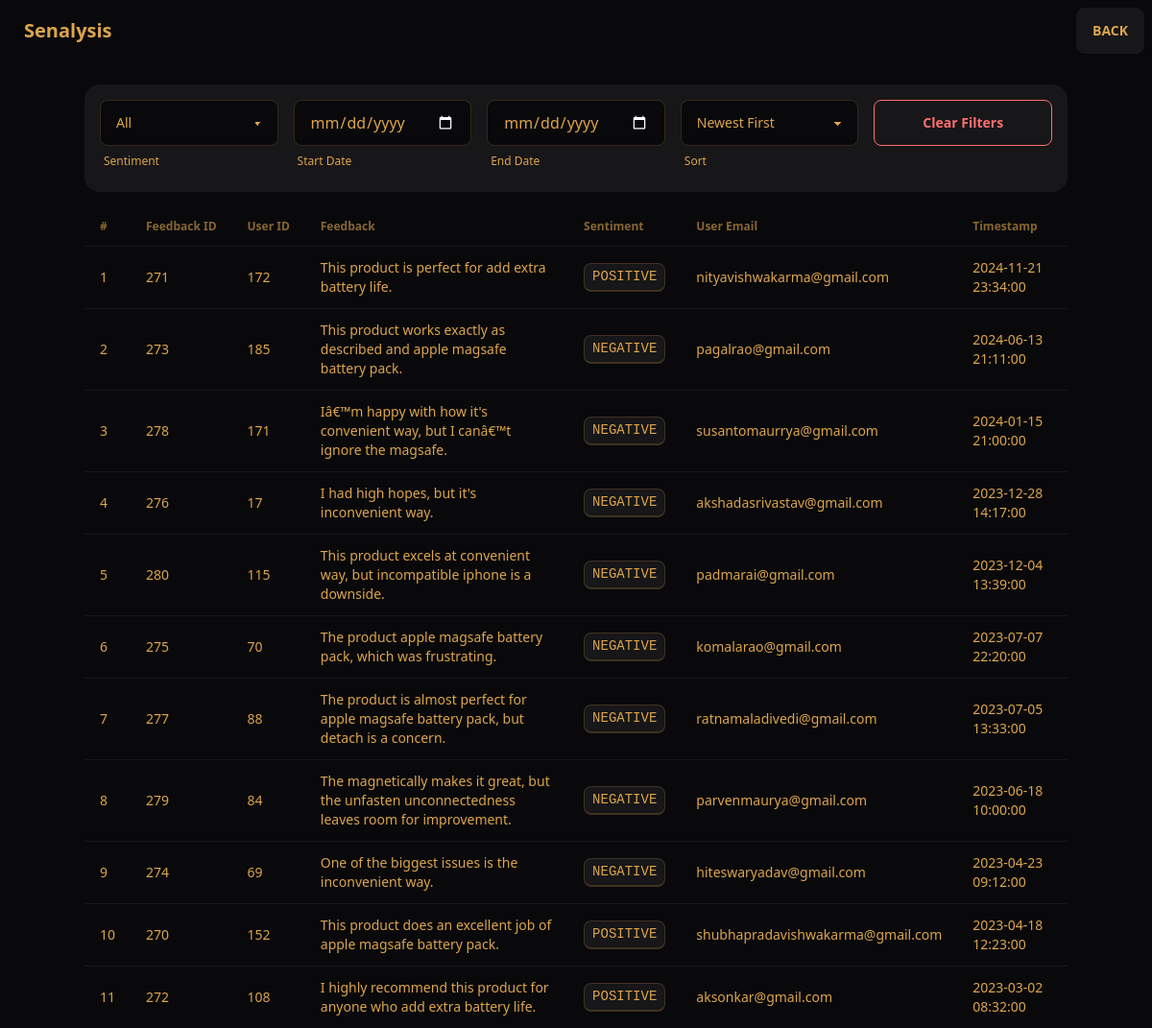
Screenshot of /feedbacks/43 with the database file from the repository.
### tables this page shows
CREATE TABLE "feedback" (
    fid INTEGER PRIMARY KEY AUTOINCREMENT,
    uid INTEGER,
    pid INTEGER,
    feedback TEXT,
    timestamp TEXT DEFAULT CURRENT_TIMESTAMP,
    sentiment TEXT,
    FOREIGN KEY (uid) REFERENCES users (uid),
    FOREIGN KEY (pid) REFERENCES products (pid)
);

CREATE TABLE users (
    uid INTEGER PRIMARY KEY AUTOINCREMENT,
    fname TEXT,
    lname TEXT,
    email TEXT,
    pwd TEXT,
    gender TEXT,
    height REAL,
    weight REAL,
    dob TEXT,
    state TEXT,
    city TEXT
);

### app.py (the view)
@app.route('/feedbacks/<pid>')
def feedbacks(pid):
    conn = get_db_connection()
    cursor = conn.cursor()
    cursor.execute("""
        SELECT f.fid, f.uid, f.feedback, f.sentiment, f.timestamp, u.email
        FROM feedback f
        JOIN users u ON f.uid = u.uid
        WHERE f.pid = ?
        ORDER BY f.timestamp DESC
    """, (pid,))
    feedbacks = cursor.fetchall()
    conn.close()
    return render_template('feedbacks.html', pid=pid, feedbacks=feedbacks)

### app.py (called while the page is built)
def get_db_connection():
    conn = sqlite3.connect(DATABASE)
    conn.row_factory = sqlite3.Row
    return conn

### templates/feedbacks.html (shortened to what this page needs)
{% extends "base.html" %}
{% block content %}
<div class="container mx-auto">
  <h2 class="text-2xl font-semibold text-center mb-6 bg-neutral text-white p-4 rounded-lg">
  </h2>
<div class="filters bg-base-200 p-4 rounded-box mb-4">
    <div class="grid grid-cols-5 gap-4">
      <div>
        <select id="sentiment-filter" class="select select-bordered w-full">
          <option value="all" selected>All</option>
        </select>
        <div class="label">
            <span class="label-text-alt">Sentiment</span>
          </div>
      </div>
      <div class="form-control w-full">
        <input id="start-date" type="date" class="input input-bordered w-full">
        <div class="label">
          <span class="label-text-alt">Start Date</span>
        </div>
      </div>
      <div class="form-control w-full">
        <input id="end-date" type="date" class="input input-bordered w-full">
        <div class="label">
          <span class="label-text-alt">End Date</span>
        </div>
      </div>
      <div>
        <select id="sort-order" class="select select-bordered w-full">
          <option value="desc" selected>Newest First</option>
        </select>
        <div class="label">
            <span class="label-text-alt">Sort</span>
          </div>
      </div>
      <div>
        <button id="clear-filters" class="btn btn-outline btn-error w-full">
          Clear Filters
        </button>
      </div>
    </div>
  </div>
  <table class="table w-full">
    <thead>
      <tr>
        <th>#</th>
        <th>Feedback ID</th>
        <th>User ID</th>
        <th>Feedback</th>
        <th>Sentiment</th>
        <th>User Email</th>
        <th>Timestamp</th>
      </tr>
    </thead>
    <tbody id="feedbacks-table">
      {% for feedback in feedbacks %}
      <tr>
        <td>{{ loop.index }}</td>
        <td>{{ feedback.fid }}</td>
        <td>{{ feedback.uid }}</td>
        <td>{{ feedback.feedback }}</td>
        <td>
          <kbd class="kbd">{{ feedback.sentiment }}</kbd>
        </td>
        <td>{{ feedback.email }}</td>
        <td>{{ feedback.timestamp }}</td>
      </tr>
      {% else %}
      <tr>
        <td colspan="7" class="text-center text-gray-600">
          No feedback submitted yet.
        </td>
      </tr>
      {% endfor %}
    </tbody>
  </table>
</div>
{% endblock %}

### templates/base.html (style rules this page uses)
:root { color-scheme: dark; --pc: 20% 0 0; --sc: 85.5163% 0.012821 261.069149; --ac: 87.3349% 0.010348 338.82597; --inc: 15.8122% 0.024356 237.133883; --suc: 15.6239% 0.038579 132.154381; --wac: 17.2255% 0.027305 102.89115; --erc: 14.3506% 0.035271 22.568916; --rounded-box: 1rem; --rounded-btn: 0.5rem; --rounded-badge: 1.9rem; --animation-btn: 0.25s; --animation-input: .2s; --btn-focus-scale: 0.95; --border-btn: 1px; --tab-border: 1px; --tab-radius: 0.5rem; --p: 100% 0 0; --s: 27.5815% 0.064106 261.069149; --a: 36.6744% 0.051741 338.82597; --n: 24.27% 0.057015 59.825019; --nc: 93.2033% 0.089631 90.861683; --b1: 14.0765% 0.004386 285.822869; --b2: 20.2191% 0.004211 308.22937; --b3: 29.8961% 0.003818 308.318612; --bc: 75.6879% 0.123666 76.890484; --in: 79.0612% 0.121778 237.133883; --su: 78.1197% 0.192894 132.154381; --wa: 86.1274% 0.136524 102.89115; --er: 71.7531% 0.176357 22.568916 }

### rows the page displays
feedback: fid "271", uid "172", feedback "This product is perfect for add extra battery life.", sentiment "POSITIVE", email "nityavishwakarma@gmail.com", timestamp "2024-11-21 23:34:00"
feedback: fid "273", uid "185", feedback "This product works exactly as described and apple magsafe battery pack.", sentiment "NEGATIVE", email "pagalrao@gmail.com", timestamp "2024-06-13 21:11:00"
feedback: fid "278", uid "171", feedback "Iâ€™m happy with how it's convenient way, but I canâ€™t ignore the magsafe.", sentiment "NEGATIVE", email "susantomaurrya@gmail.com", timestamp "2024-01-15 21:00:00"
feedback: fid "276", uid "17", feedback "I had high hopes, but it's inconvenient way.", sentiment "NEGATIVE", email "akshadasrivastav@gmail.com", timestamp "2023-12-28 14:17:00"
feedback: fid "280", uid "115", feedback "This product excels at convenient way, but incompatible iphone is a downside.", sentiment "NEGATIVE", email "padmarai@gmail.com", timestamp "2023-12-04 13:39:00"
feedback: fid "275", uid "70", feedback "The product apple magsafe battery pack, which was frustrating.", sentiment "NEGATIVE", email "komalarao@gmail.com", timestamp "2023-07-07 22:20:00"
feedback: fid "277", uid "88", feedback "The product is almost perfect for apple magsafe battery pack, but detach is a concern.", sentiment "NEGATIVE", email "ratnamaladivedi@gmail.com", timestamp "2023-07-05 13:33:00"
feedback: fid "279", uid "84", feedback "The magnetically makes it great, but the unfasten unconnectedness leaves room for improvement.", sentiment "NEGATIVE", email "parvenmaurya@gmail.com", timestamp "2023-06-18 10:00:00"
feedback: fid "274", uid "69", feedback "One of the biggest issues is the inconvenient way.", sentiment "NEGATIVE", email "hiteswaryadav@gmail.com", timestamp "2023-04-23 09:12:00"
feedback: fid "270", uid "152", feedback "This product does an excellent job of apple magsafe battery pack.", sentiment "POSITIVE", email "shubhapradavishwakarma@gmail.com", timestamp "2023-04-18 12:23:00"
feedback: fid "272", uid "108", feedback "I highly recommend this product for anyone who add extra battery life.", sentiment "POSITIVE", email "aksonkar@gmail.com", timestamp "2023-03-02 08:32:00"
